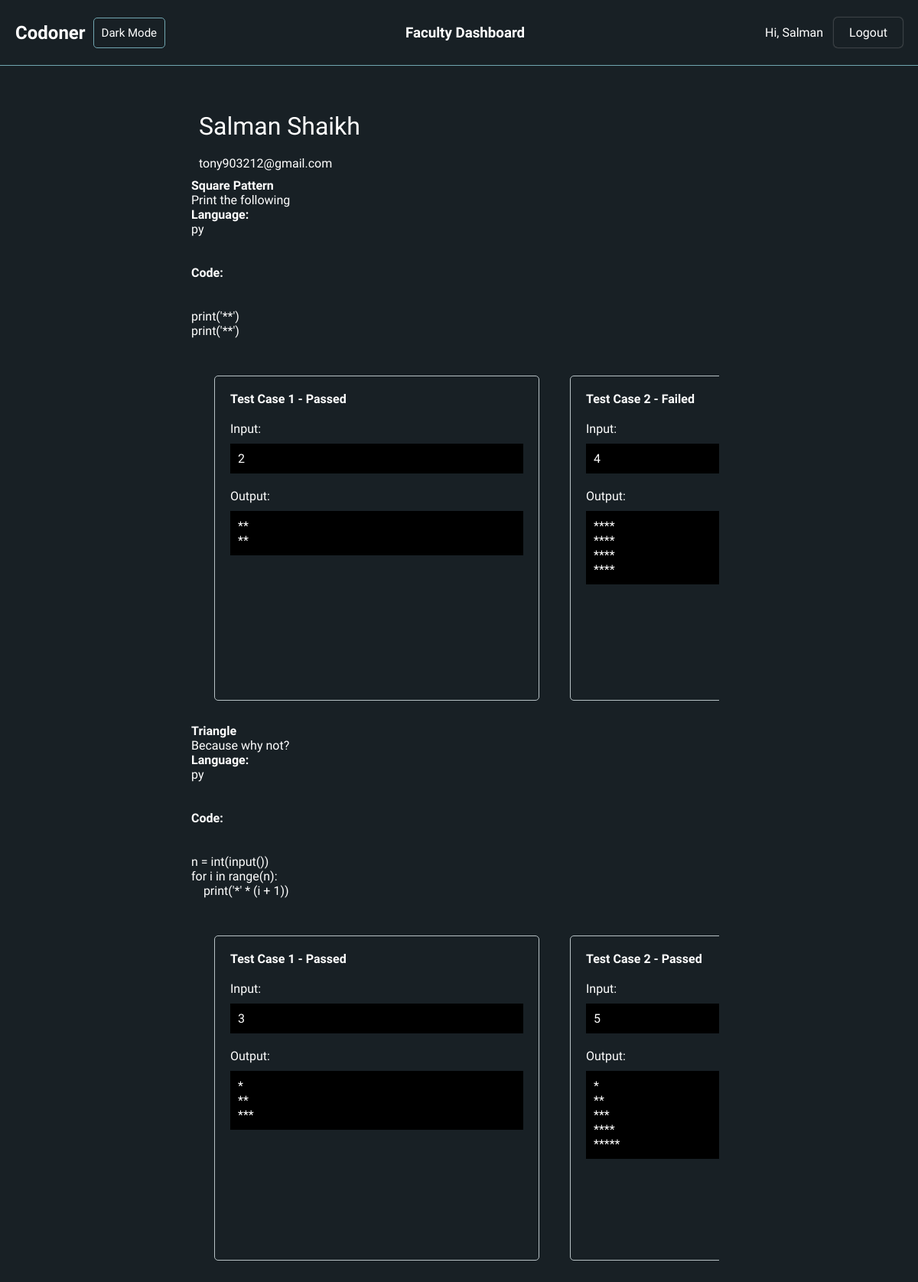
Page /user/competition/1/result/1/ (signed in) on the earlier database version.
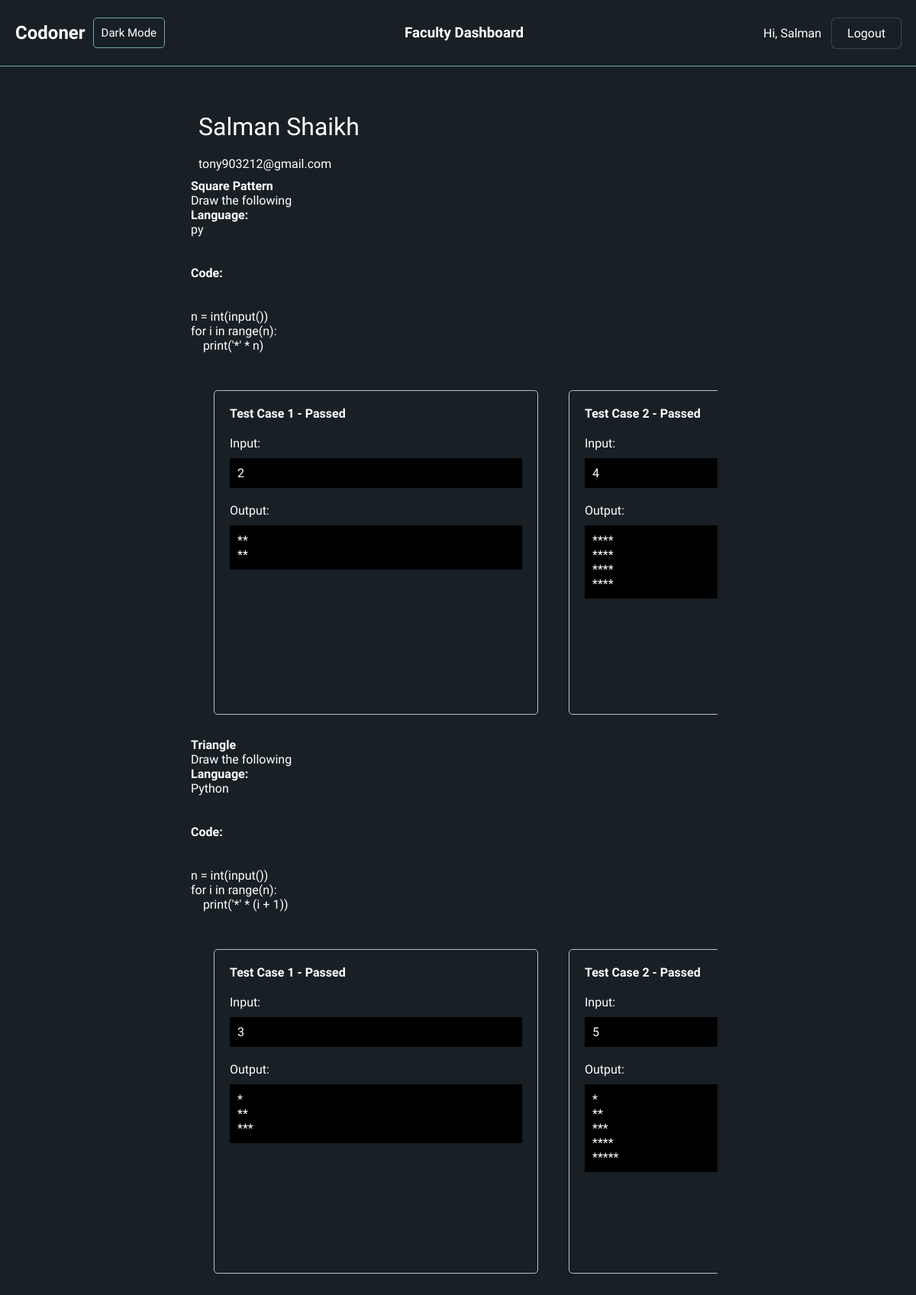
Same page on the later database version.
### main/models.py (models this page shows, shortened)
class Question(models.Model):
    title = models.CharField(max_length=256)
    description = models.TextField()
    competition = models.ForeignKey(
        Competition, on_delete=models.CASCADE, null=True)

class Result(models.Model):
    user = models.ForeignKey(User, on_delete=models.CASCADE)
    question = models.ForeignKey(Question, on_delete=models.CASCADE)
    testcase = models.CharField(max_length=256)
    lang = models.CharField(max_length=256, blank=True)
    code = models.TextField()
    passed = models.BooleanField()

class TestCase(models.Model):
    question = models.ForeignKey(Question, on_delete=models.CASCADE)
    input = models.CharField(max_length=256)
    output = models.TextField()

### account/views.py (the view)
# urls.py: path('competition/<cid>/result/<uid>/', detailed_result_view)
@login_required(login_url='/user/login')
def detailed_result_view(request, cid, uid):
    if request.user.is_staff:
        competition = Competition.objects.filter(id=cid).first()
        user = User.objects.filter(id=uid).first()
        questions = Question.objects.filter(competition=competition)
        results = Result.objects.filter(user=user, question__in=questions)
        question_list = []
        for question in questions:
            r = {}
            r['question'] = question
            result = results.filter(user=user, question=question).first()
            r['detail'] = result
            if result:
                testcases = [bool(int(i)) for i in result.testcase.split(',')]
                r['testcases'] = zip(question.testcase_set.values(), testcases)
            question_list.append(r)
        context = {
            'user': user,
            'results': question_list,
        }
        return render(request, 'detailed_result.html', context=context)
    else:
        return redirect('/code')

### account/templates/detailed_result.html
{% extends "base.html" %}
{% load static %}
{% block stylesheet %}
<link rel="stylesheet" href="{% static 'css/question.css' %}">
{% endblock %}
{% block content %}
    <div class="question">
        <div class="question-title">
            {{user.get_full_name}}
        </div>
        <div class="question-description">
            {{user.email}}
        </div>
        {% for result in results %}
        <div class="test-head">
            <b>{{result.question.title}}</b><br>
            {{result.question.description}}
        </div>
        <b>Language:</b>{{result.detail.lang}}<br><br><br>
        <b>Code:</b><br><br>
        <pre>{{result.detail.code}}
        </pre>
        <div class="testcases">
                {% for testcase, result in result.testcases  %}
                <div class="testcase">
                    <div class="test-head"><b>Test Case {{forloop.counter}} - {% if result %} Passed {% else %} Failed {% endif %}</b></div>
                    <div class="input">
                        Input:
                        <pre>{{testcase.input}}</pre>
                    </div>
                    <div class="output">
                        Output:
                        <pre>{{testcase.output}}</pre>
                    </div>
                </div>
                {% endfor %}
            </div>
        {% endfor %}
    </div>
{% endblock %}

### templates/base.html (shortened to what this page needs)
{% load static %}
<!DOCTYPE html>
<html lang="en">
	<head>
        <link rel="stylesheet" href="{% static 'css/main.css' %}">
		{% block stylesheet %} {% endblock stylesheet %}
	</head>
	<body>
		<header>
			<h2 id="logo">Codoner
				<button id="darkBtn" class="darkmode" onclick="darkMode()">Dark Mode</button>
			</h2>
			{% if request.user.is_staff %}
				<h3>
					Faculty Dashboard
				</h3>
			{% endif %}
			<div class="profile">
				{% if request.user.is_authenticated %}
					Hi, {{ request.user.first_name }}
					<a href="/user/logout">Logout</a>
				{% else %}
					<a href="/user/login">Login</a>
				{% endif %}
			</div>
		</header>
		<div class="content">
			{% block content %} {% endblock content %}
		</div>
	</body>
</html>

### assets/css/main.css (style rules this page uses)
* { margin: 0; padding: 0; font-family: "Comfortaa", cursive; -webkit-box-sizing: border-box; box-sizing: border-box; color: var(--font-color); }
html, body { min-height: 100%; height: 100%; }
body { --BlackPearl: #182025; --FountainBlue: #71a6b1; --Heather: #b8c2c6; --Horizon: #608b95; --font-color: white; background-color: var(--BlackPearl); }
.content { display: -webkit-box; display: -ms-flexbox; display: flex; }
a { color: var(--font-color); text-decoration: none; border-radius: 5px; padding: 10px 15px; }
header { display: -webkit-box; display: -ms-flexbox; display: flex; min-height: 5%; -webkit-box-align: center; -ms-flex-align: center; align-items: center; -webkit-box-pack: justify; -ms-flex-pack: justify; justify-content: space-between; padding: 20px; border-bottom: 1px solid var(--FountainBlue); }
header h2 { display: -webkit-box; display: -ms-flexbox; display: flex; -webkit-box-align: center; -ms-flex-align: center; align-items: center; }
header h2 button { margin-left: 10px; padding: 10px; width: -webkit-max-content; width: -moz-max-content; width: max-content; }
header a { padding: 10px 20px; border-radius: 5px; -webkit-box-shadow: 0 0 2px #9b9b9b; box-shadow: 0 0 2px #9b9b9b; cursor: pointer; text-decoration: none; margin-left: 10px; }
input, select, option, button { height: 40px; width: 100%; }
input, select, option, button, textarea { border-radius: 5px; color: var(--font-color); background: transparent; border: 1px solid var(--FountainBlue); -webkit-transition: all 0.3s ease; transition: all 0.3s ease; font-size: 15px; }

### assets/css/question.css (style rules this page uses)
.question { display: -webkit-box; display: -ms-flexbox; display: flex; width: 100%; height: 100%; padding: 50px; margin: 0px 200px; -webkit-box-orient: vertical; -webkit-box-direction: normal; -ms-flex-direction: column; flex-direction: column; overflow-x: hidden; -ms-flex-pack: distribute; justify-content: space-around; }
.question-title { font-size: xx-large; display: -webkit-box; display: -ms-flexbox; display: flex; -webkit-box-pack: justify; -ms-flex-pack: justify; justify-content: space-between; -webkit-box-align: center; -ms-flex-align: center; align-items: center; }
.question-title, .question-description, .testcases { margin: 10px; }
.testcases { display: -webkit-box; display: -ms-flexbox; display: flex; overflow-x: scroll; -ms-scroll-snap-type: x mandatory; scroll-snap-type: x mandatory; scrollbar-width: thin; scrollbar-color: black transparent; scroll-padding: 0px 10px; }
.testcases .testcase { -webkit-transition: -webkit-box-shadow 0.5s ease; transition: -webkit-box-shadow 0.5s ease; transition: box-shadow 0.5s ease; transition: box-shadow 0.5s ease, -webkit-box-shadow 0.5s ease; scroll-snap-align: center; border: 1px solid var(--Heather); border-radius: 5px; min-width: 425px; min-height: 425px; }
.testcases div { margin: 20px; }
.testcases pre { margin-top: 10px; padding: 10px; color: white; background-color: black; }

Differences in the rows shown:
changed Question "Square Pattern": question.description "Print the following" → "Draw the following"; detail.code "print('**') print('**')" → "n = int(input()) for i in range(n): print('*' * n)"
computed for TestCase (number 2 of 4 on the later page): text "Failed" → "Passed"
changed Question "Triangle": question.description "Because why not?" → "Draw the following"; detail.lang "py" → "Python"
